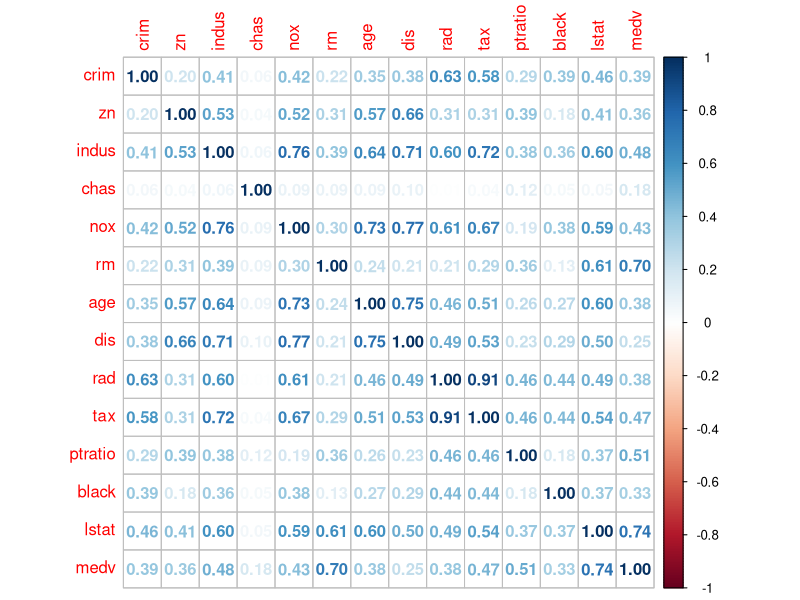
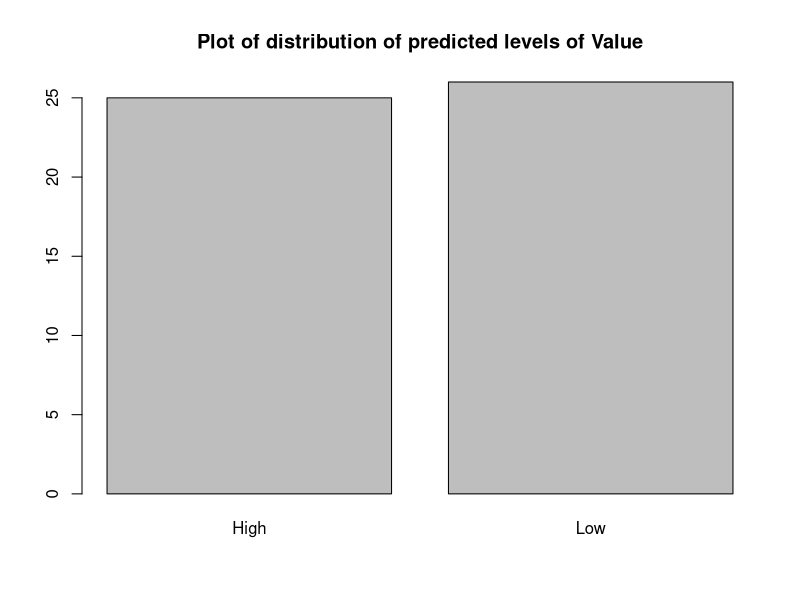

Recreate these plots in R, in order.
library(MASS)

data(Boston)
library(corrplot)
housingdataset <- as.data.frame(Boston) # attach a label to the dataframe object

#Use correlation matrix to find the relationship among variables with target variable

M<-cor(housingdataset)
M_abs<-abs(M)
corrplot(M_abs, method="number")
#head(round(M_abs, 2),15)

Value <- ifelse(housingdataset$medv > median(housingdataset$medv),
            "High", "Low")
Value <- as.factor(Value)
summary(Value)

housingdataset <- data.frame(housingdataset, Value)
#summary(housingdataset)
head(housingdataset)

for (iternum in (1:3)){
  print(paste("Shuffle number:", iternum))
  housingdataset <- housingdataset[sample(nrow(housingdataset)), ]
}

sz <- nrow(housingdataset) * 0.90
training_testing <- housingdataset[1:sz,]
holdout <- housingdataset[(sz):nrow(housingdataset),]
#summary(holdout)

## k-fold CV

samplesize <- nrow(training_testing)
numfolds <- 5

quotient <- samplesize %/% numfolds
remainder <- samplesize %% numfolds 

vct.sizes <- rep(quotient, numfolds) 
if(remainder > 0){
  for(i in 1:remainder){
    vct.sizes[i] <- vct.sizes[i] + 1 
  }
}

print(paste("K:", numfolds, "n:", samplesize))
print(vct.sizes)

set.seed(99)
training_testing <- training_testing[sample(nrow(training_testing)), ]

## Using k-fold CV 
#The columns LSTAT, INDUS, RM, TAX, NOX, PTRAIO has a 
#correlation score above 0.45 with MEDV which is a good 
#indication of using as predictors. Lets plot these columns against MEDV.
accuracies <- numeric(numfolds)
startval <- 1
for(kth in (1:numfolds)){
  endval <- vct.sizes[kth] + startval - 1
  lda.1.fit <- lda(Value ~ lstat+rm+ptratio+tax+nox+indus, #formula representing the model equation
                 data=training_testing, #indicating which dataset to use
                 subset=-(startval:endval)) #specifying which subset of observations to use in fitting the model

  lda.1.pred <- predict(lda.1.fit, # use the previously-fit LDA model to make predictions
                      training_testing[startval:endval, ])
  
     tbl.results <- table(training_testing[startval:endval, 15], lda.1.pred$class)
  #print(tbl.results)
  
  accuracy <- (round((tbl.results[1,1] + tbl.results[2,2])/sum(tbl.results), 4)*100)
  
  accuracies[kth] <- accuracy
  startval <- endval + 1
}
overall.lda.accuracy <- mean(accuracies)
print(paste("For the best lda model, the overall k-fold CV accuracy is:",
            round(overall.lda.accuracy, 6)))





#######################################################################
#######################################################################

#using holdout set 

lda.1.fit <- lda(Value ~ lstat+rm+ptratio+tax+nox+indus, #formula representing the model equation
                 data=training_testing) #indicating which dataset to use
                 #subset=1:sz) #specifying which subset of observations to use in fitting the model


lda.1.pred <- predict(lda.1.fit, # use the previously-fit LDA model to make predictions
                      holdout) # use the hold-out subset of observations for making predictions


plot(lda.1.pred$class, main="Plot of distribution of predicted levels of Value")

tbl.results <- table(holdout$Value, ## select all rows starting after the mid-point, and in 15th column - Value. Why?
lda.1.pred$class)
print(tbl.results)

## compute the accuracy by dividing the sum of correct predictions by the total number of predictions
print (paste("Accuracy of model on holdout data:", round((tbl.results[1,1] + tbl.results[2,2])/sum(tbl.results), 4)*100, "%"))


#######################################################
#######################################################

